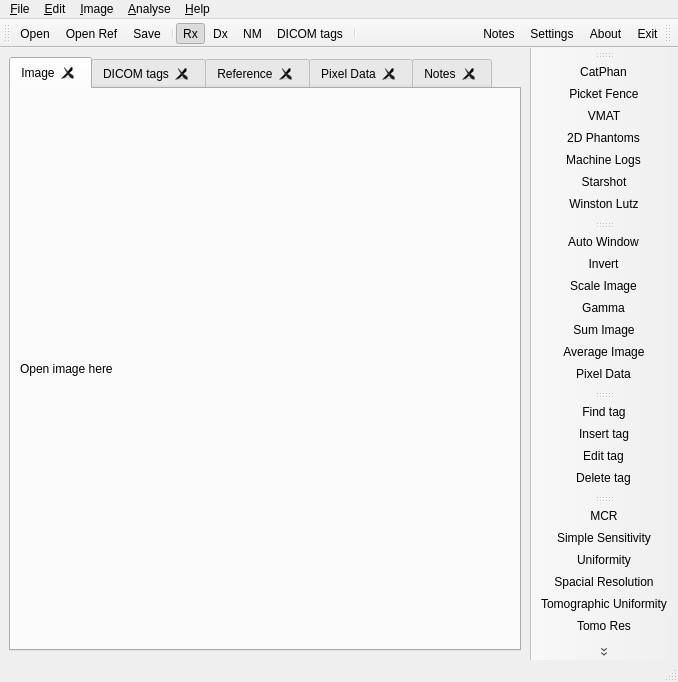
<?xml version="1.0" encoding="UTF-8"?>
<ui version="4.0">
 <class>LinaQAForm</class>
 <widget class="QMainWindow" name="LinaQAForm">
  <property name="geometry">
   <rect>
    <x>0</x>
    <y>0</y>
    <width>678</width>
    <height>682</height>
   </rect>
  </property>
  <property name="acceptDrops">
   <bool>true</bool>
  </property>
  <property name="windowTitle">
   <string>LinaQA</string>
  </property>
  <property name="windowIcon">
   <iconset resource="LinaQA.qrc">
    <normaloff>:/Icons/Icons/LinacToolkit.png</normaloff>:/Icons/Icons/LinacToolkit.png</iconset>
  </property>
  <property name="iconSize">
   <size>
    <width>32</width>
    <height>32</height>
   </size>
  </property>
  <widget class="QWidget" name="centralwidget">
   <property name="acceptDrops">
    <bool>true</bool>
   </property>
   <layout class="QVBoxLayout" name="verticalLayout">
    <item>
     <widget class="QTabWidget" name="tabWidget">
      <property name="currentIndex">
       <number>0</number>
      </property>
      <property name="tabsClosable">
       <bool>true</bool>
      </property>
      <property name="tabBarAutoHide">
       <bool>false</bool>
      </property>
      <widget class="QWidget" name="tab">
       <property name="acceptDrops">
        <bool>true</bool>
       </property>
       <attribute name="title">
        <string>Image</string>
       </attribute>
       <layout class="QHBoxLayout" name="horizontalLayout">
        <item>
         <widget class="QLabel" name="qlImage">
          <property name="sizePolicy">
           <sizepolicy hsizetype="Ignored" vsizetype="Ignored">
            <horstretch>0</horstretch>
            <verstretch>0</verstretch>
           </sizepolicy>
          </property>
          <property name="acceptDrops">
           <bool>true</bool>
          </property>
          <property name="text">
           <string>Open image here</string>
          </property>
         </widget>
        </item>
       </layout>
      </widget>
      <widget class="QWidget" name="tab_2">
       <attribute name="title">
        <string>DICOM tags</string>
       </attribute>
       <layout class="QVBoxLayout" name="verticalLayout_2">
        <item>
         <widget class="QFrame" name="fsearchbar">
          <property name="enabled">
           <bool>true</bool>
          </property>
          <property name="sizePolicy">
           <sizepolicy hsizetype="Preferred" vsizetype="Fixed">
            <horstretch>0</horstretch>
            <verstretch>0</verstretch>
           </sizepolicy>
          </property>
          <property name="minimumSize">
           <size>
            <width>0</width>
            <height>50</height>
           </size>
          </property>
          <property name="autoFillBackground">
           <bool>false</bool>
          </property>
          <property name="frameShape">
           <enum>QFrame::StyledPanel</enum>
          </property>
          <property name="frameShadow">
           <enum>QFrame::Raised</enum>
          </property>
          <layout class="QHBoxLayout" name="horizontalLayout_2">
           <item>
            <widget class="QLabel" name="label">
             <property name="text">
              <string>Filter DICOM tags:</string>
             </property>
             <property name="scaledContents">
              <bool>true</bool>
             </property>
            </widget>
           </item>
           <item>
            <widget class="QLineEdit" name="qle_filter_tag">
             <property name="clearButtonEnabled">
              <bool>true</bool>
             </property>
            </widget>
           </item>
          </layout>
         </widget>
        </item>
        <item>
         <widget class="QTreeView" name="treeView">
          <property name="sizePolicy">
           <sizepolicy hsizetype="Expanding" vsizetype="Expanding">
            <horstretch>0</horstretch>
            <verstretch>0</verstretch>
           </sizepolicy>
          </property>
          <property name="contextMenuPolicy">
           <enum>Qt::ActionsContextMenu</enum>
          </property>
          <property name="selectionMode">
           <enum>QAbstractItemView::MultiSelection</enum>
          </property>
          <attribute name="headerStretchLastSection">
           <bool>false</bool>
          </attribute>
         </widget>
        </item>
       </layout>
      </widget>
      <widget class="QWidget" name="tab_3">
       <attribute name="title">
        <string>Reference</string>
       </attribute>
       <layout class="QVBoxLayout" name="verticalLayout_3">
        <item>
         <widget class="QLabel" name="qlRef">
          <property name="text">
           <string>TextLabel</string>
          </property>
         </widget>
        </item>
       </layout>
      </widget>
      <widget class="QWidget" name="tab_4">
       <attribute name="title">
        <string>Pixel Data</string>
       </attribute>
       <layout class="QHBoxLayout" name="horizontalLayout_3">
        <item>
         <widget class="QTableView" name="qtvPixelData"/>
        </item>
       </layout>
      </widget>
      <widget class="QWidget" name="tab_5">
       <attribute name="title">
        <string>Notes</string>
       </attribute>
       <layout class="QHBoxLayout" name="horizontalLayout_4">
        <item>
         <widget class="QTextEdit" name="pte_notes">
          <property name="placeholderText">
           <string>Enter notes here</string>
          </property>
         </widget>
        </item>
       </layout>
      </widget>
     </widget>
    </item>
   </layout>
  </widget>
  <widget class="QMenuBar" name="menubar">
   <property name="geometry">
    <rect>
     <x>0</x>
     <y>0</y>
     <width>678</width>
     <height>30</height>
    </rect>
   </property>
   <widget class="QMenu" name="menu_File">
    <property name="title">
     <string>&amp;File</string>
    </property>
    <addaction name="action_Open"/>
    <addaction name="action_Open_Ref"/>
    <addaction name="action_Save"/>
    <addaction name="action_Save_as"/>
    <addaction name="action_Save_all"/>
   </widget>
   <widget class="QMenu" name="menu_Image">
    <property name="title">
     <string>&amp;Image</string>
    </property>
    <addaction name="action_Auto_Window"/>
    <addaction name="action_Invert"/>
    <addaction name="action_Gamma"/>
    <addaction name="action_Sum_Image"/>
   </widget>
   <widget class="QMenu" name="menu_Analyse">
    <property name="title">
     <string>&amp;Analyse</string>
    </property>
    <addaction name="action_2DPhantoms"/>
    <addaction name="action_CatPhan"/>
    <addaction name="action_Machine_Logs"/>
    <addaction name="action_Picket_Fence"/>
    <addaction name="action_Starshot"/>
    <addaction name="action_VMAT"/>
    <addaction name="action_Winston_Lutz"/>
   </widget>
   <widget class="QMenu" name="menu_Help">
    <property name="title">
     <string>&amp;Help</string>
    </property>
    <addaction name="action_About"/>
    <addaction name="action_PylinacH"/>
    <addaction name="action_PyDicomH"/>
   </widget>
   <widget class="QMenu" name="menuEdit">
    <property name="title">
     <string>&amp;Edit</string>
    </property>
    <addaction name="action_DICOM_tags"/>
    <addaction name="action_Pixel_Data"/>
    <addaction name="action_Notes"/>
    <addaction name="separator"/>
    <addaction name="action_Find_tag"/>
    <addaction name="action_Insert_tag"/>
    <addaction name="action_Edit_tag"/>
    <addaction name="action_Delete_tag"/>
    <addaction name="separator"/>
    <addaction name="action_Settings"/>
   </widget>
   <addaction name="menu_File"/>
   <addaction name="menuEdit"/>
   <addaction name="menu_Image"/>
   <addaction name="menu_Analyse"/>
   <addaction name="menu_Help"/>
  </widget>
  <widget class="QStatusBar" name="statusbar"/>
  <widget class="QToolBar" name="toolBar_Left">
   <property name="windowTitle">
    <string>toolBar</string>
   </property>
   <property name="iconSize">
    <size>
     <width>32</width>
     <height>32</height>
    </size>
   </property>
   <attribute name="toolBarArea">
    <enum>TopToolBarArea</enum>
   </attribute>
   <attribute name="toolBarBreak">
    <bool>false</bool>
   </attribute>
   <addaction name="action_Open"/>
   <addaction name="action_Open_Ref"/>
   <addaction name="action_Save"/>
   <addaction name="separator"/>
   <addaction name="action_Rx_Toolbar"/>
   <addaction name="action_Dx_Toolbar"/>
   <addaction name="action_NM_Toolbar"/>
   <addaction name="action_DICOM_tags"/>
   <addaction name="separator"/>
  </widget>
  <widget class="QToolBar" name="toolBar_Right">
   <property name="windowTitle">
    <string>toolBar_2</string>
   </property>
   <property name="layoutDirection">
    <enum>Qt::RightToLeft</enum>
   </property>
   <property name="iconSize">
    <size>
     <width>32</width>
     <height>32</height>
    </size>
   </property>
   <attribute name="toolBarArea">
    <enum>TopToolBarArea</enum>
   </attribute>
   <attribute name="toolBarBreak">
    <bool>false</bool>
   </attribute>
   <addaction name="action_Exit"/>
   <addaction name="action_About"/>
   <addaction name="action_Settings"/>
   <addaction name="action_Notes"/>
  </widget>
  <widget class="QToolBar" name="toolBar_Rx">
   <property name="sizePolicy">
    <sizepolicy hsizetype="Fixed" vsizetype="Preferred">
     <horstretch>0</horstretch>
     <verstretch>0</verstretch>
    </sizepolicy>
   </property>
   <property name="windowTitle">
    <string>toolBar</string>
   </property>
   <property name="allowedAreas">
    <set>Qt::AllToolBarAreas</set>
   </property>
   <property name="iconSize">
    <size>
     <width>110</width>
     <height>32</height>
    </size>
   </property>
   <attribute name="toolBarArea">
    <enum>RightToolBarArea</enum>
   </attribute>
   <attribute name="toolBarBreak">
    <bool>false</bool>
   </attribute>
   <addaction name="action_CatPhan"/>
   <addaction name="action_Picket_Fence"/>
   <addaction name="action_VMAT"/>
   <addaction name="action_2DPhantoms"/>
   <addaction name="action_Machine_Logs"/>
   <addaction name="action_Starshot"/>
   <addaction name="action_Winston_Lutz"/>
  </widget>
  <widget class="QToolBar" name="toolBar_Dx">
   <property name="windowTitle">
    <string>toolBar</string>
   </property>
   <attribute name="toolBarArea">
    <enum>RightToolBarArea</enum>
   </attribute>
   <attribute name="toolBarBreak">
    <bool>false</bool>
   </attribute>
   <addaction name="action_Auto_Window"/>
   <addaction name="action_Invert"/>
   <addaction name="action_Scale_Image"/>
   <addaction name="action_Gamma"/>
   <addaction name="action_Sum_Image"/>
   <addaction name="action_Ave_Image"/>
   <addaction name="action_Pixel_Data"/>
  </widget>
  <widget class="QToolBar" name="toolBar_DCM">
   <property name="windowTitle">
    <string>toolBar</string>
   </property>
   <attribute name="toolBarArea">
    <enum>RightToolBarArea</enum>
   </attribute>
   <attribute name="toolBarBreak">
    <bool>false</bool>
   </attribute>
   <addaction name="action_Find_tag"/>
   <addaction name="action_Insert_tag"/>
   <addaction name="action_Edit_tag"/>
   <addaction name="action_Delete_tag"/>
  </widget>
  <widget class="QToolBar" name="toolBar_NM">
   <property name="windowTitle">
    <string>toolBar</string>
   </property>
   <attribute name="toolBarArea">
    <enum>RightToolBarArea</enum>
   </attribute>
   <attribute name="toolBarBreak">
    <bool>false</bool>
   </attribute>
   <addaction name="action_MCR"/>
   <addaction name="action_Simple_Sens"/>
   <addaction name="action_Uniformity"/>
   <addaction name="action_Spatial_Res"/>
   <addaction name="action_Tomo_Uni"/>
   <addaction name="action_Tomo_Res"/>
   <addaction name="action_COR"/>
   <addaction name="action_Tomo_Contrast"/>
  </widget>
  <action name="action_Open">
   <property name="icon">
    <iconset resource="LinaQA.qrc">
     <normaloff>:/Icons/Icons/OpenImage.xpm</normaloff>:/Icons/Icons/OpenImage.xpm</iconset>
   </property>
   <property name="text">
    <string>&amp;Open</string>
   </property>
   <property name="toolTip">
    <string>Open image(s)</string>
   </property>
  </action>
  <action name="action_Open_Ref">
   <property name="icon">
    <iconset resource="LinaQA.qrc">
     <normaloff>:/Icons/Icons/OpenRef.png</normaloff>:/Icons/Icons/OpenRef.png</iconset>
   </property>
   <property name="text">
    <string>Open &amp;Ref</string>
   </property>
   <property name="toolTip">
    <string>Open reference image</string>
   </property>
  </action>
  <action name="action_Auto_Window">
   <property name="icon">
    <iconset resource="LinaQA.qrc">
     <normaloff>:/Icons/Icons/AutoWindow.xpm</normaloff>:/Icons/Icons/AutoWindow.xpm</iconset>
   </property>
   <property name="text">
    <string>Auto &amp;Window</string>
   </property>
  </action>
  <action name="action_Invert">
   <property name="checkable">
    <bool>true</bool>
   </property>
   <property name="icon">
    <iconset resource="LinaQA.qrc">
     <normaloff>:/Icons/Icons/Invert.xpm</normaloff>:/Icons/Icons/Invert.xpm</iconset>
   </property>
   <property name="text">
    <string>&amp;Invert</string>
   </property>
  </action>
  <action name="action_CatPhan">
   <property name="icon">
    <iconset resource="LinaQA.qrc">
     <normaloff>:/Icons/Icons/Catphan.png</normaloff>:/Icons/Icons/Catphan.png</iconset>
   </property>
   <property name="text">
    <string>CatPhan</string>
   </property>
   <property name="toolTip">
    <string>Analyse 3D Phantoms</string>
   </property>
   <property name="shortcutContext">
    <enum>Qt::WindowShortcut</enum>
   </property>
  </action>
  <action name="action_2DPhantoms">
   <property name="icon">
    <iconset resource="LinaQA.qrc">
     <normaloff>:/Icons/Icons/LasVegas.png</normaloff>:/Icons/Icons/LasVegas.png</iconset>
   </property>
   <property name="text">
    <string>2D Phantoms</string>
   </property>
   <property name="toolTip">
    <string>Analyse 2D Phantoms</string>
   </property>
  </action>
  <action name="action_VMAT">
   <property name="icon">
    <iconset resource="LinaQA.qrc">
     <normaloff>:/Icons/Icons/Vmat.xpm</normaloff>:/Icons/Icons/Vmat.xpm</iconset>
   </property>
   <property name="text">
    <string>VMAT</string>
   </property>
   <property name="toolTip">
    <string>Analyse VMAT parameters</string>
   </property>
  </action>
  <action name="action_Machine_Logs">
   <property name="icon">
    <iconset resource="LinaQA.qrc">
     <normaloff>:/Icons/Icons/MachineLog.png</normaloff>:/Icons/Icons/MachineLog.png</iconset>
   </property>
   <property name="text">
    <string>Machine Logs</string>
   </property>
   <property name="toolTip">
    <string>Analyse machine logs</string>
   </property>
  </action>
  <action name="action_Starshot">
   <property name="icon">
    <iconset resource="LinaQA.qrc">
     <normaloff>:/Icons/Icons/Starshot.png</normaloff>:/Icons/Icons/Starshot.png</iconset>
   </property>
   <property name="text">
    <string>Starshot</string>
   </property>
   <property name="toolTip">
    <string>Analyse starshot images</string>
   </property>
  </action>
  <action name="action_Winston_Lutz">
   <property name="icon">
    <iconset resource="LinaQA.qrc">
     <normaloff>:/Icons/Icons/W-L.png</normaloff>:/Icons/Icons/W-L.png</iconset>
   </property>
   <property name="text">
    <string>Winston Lutz</string>
   </property>
   <property name="toolTip">
    <string>Analyse Winston-Lutz images</string>
   </property>
  </action>
  <action name="action_Picket_Fence">
   <property name="icon">
    <iconset resource="LinaQA.qrc">
     <normaloff>:/Icons/Icons/PicketFence.xpm</normaloff>:/Icons/Icons/PicketFence.xpm</iconset>
   </property>
   <property name="text">
    <string>Picket Fence</string>
   </property>
   <property name="toolTip">
    <string>Analyse picket fence image</string>
   </property>
  </action>
  <action name="action_Settings">
   <property name="icon">
    <iconset resource="LinaQA.qrc">
     <normaloff>:/Icons/Icons/Settings.png</normaloff>:/Icons/Icons/Settings.png</iconset>
   </property>
   <property name="text">
    <string>Settings</string>
   </property>
   <property name="toolTip">
    <string>Set default values</string>
   </property>
  </action>
  <action name="action_Exit">
   <property name="icon">
    <iconset resource="LinaQA.qrc">
     <normaloff>:/Icons/Icons/Exit.xpm</normaloff>:/Icons/Icons/Exit.xpm</iconset>
   </property>
   <property name="text">
    <string>Exit</string>
   </property>
   <property name="toolTip">
    <string>Exit LinaQA</string>
   </property>
  </action>
  <action name="action_About">
   <property name="icon">
    <iconset resource="LinaQA.qrc">
     <normaloff>:/Icons/Icons/Help.png</normaloff>:/Icons/Icons/Help.png</iconset>
   </property>
   <property name="text">
    <string>&amp;About</string>
   </property>
   <property name="toolTip">
    <string>About LinaQA</string>
   </property>
  </action>
  <action name="action_PylinacH">
   <property name="text">
    <string>Pylinac documentation</string>
   </property>
  </action>
  <action name="action_PyDicomH">
   <property name="text">
    <string>PyDicom documentation</string>
   </property>
  </action>
  <action name="action_DICOM_tags">
   <property name="checkable">
    <bool>true</bool>
   </property>
   <property name="icon">
    <iconset resource="LinaQA.qrc">
     <normaloff>:/Icons/Icons/DCMtags.png</normaloff>:/Icons/Icons/DCMtags.png</iconset>
   </property>
   <property name="text">
    <string>DICOM tags</string>
   </property>
   <property name="toolTip">
    <string>Show/hide DICOM toolbar and tags</string>
   </property>
  </action>
  <action name="action_Gamma">
   <property name="checkable">
    <bool>false</bool>
   </property>
   <property name="icon">
    <iconset resource="LinaQA.qrc">
     <normaloff>:/Icons/Icons/Gamma.png</normaloff>:/Icons/Icons/Gamma.png</iconset>
   </property>
   <property name="text">
    <string>&amp;Gamma</string>
   </property>
   <property name="toolTip">
    <string>Calculate Gamma difference</string>
   </property>
  </action>
  <action name="action_Pixel_Data">
   <property name="checkable">
    <bool>true</bool>
   </property>
   <property name="icon">
    <iconset resource="LinaQA.qrc">
     <normaloff>:/Icons/Icons/TableEdit.png</normaloff>:/Icons/Icons/TableEdit.png</iconset>
   </property>
   <property name="text">
    <string>Pixel Data</string>
   </property>
   <property name="toolTip">
    <string>Edit pixel data</string>
   </property>
  </action>
  <action name="action_Save">
   <property name="icon">
    <iconset resource="LinaQA.qrc">
     <normaloff>:/Icons/Icons/Save.png</normaloff>:/Icons/Icons/Save.png</iconset>
   </property>
   <property name="text">
    <string>Save</string>
   </property>
   <property name="toolTip">
    <string>Save image</string>
   </property>
  </action>
  <action name="action_Copy">
   <property name="text">
    <string>Copy</string>
   </property>
   <property name="toolTip">
    <string>Copy DICOM tag</string>
   </property>
   <property name="shortcut">
    <string>Ctrl+C</string>
   </property>
  </action>
  <action name="action_Select_all">
   <property name="text">
    <string>Select all</string>
   </property>
   <property name="toolTip">
    <string>Select all tags</string>
   </property>
   <property name="shortcut">
    <string>Ctrl+A</string>
   </property>
  </action>
  <action name="action_Clear_selection">
   <property name="text">
    <string>Clear selection</string>
   </property>
   <property name="toolTip">
    <string>Unselect DICOM tags</string>
   </property>
   <property name="shortcut">
    <string>Ctrl+U</string>
   </property>
  </action>
  <action name="action_Find_tag">
   <property name="checkable">
    <bool>true</bool>
   </property>
   <property name="enabled">
    <bool>true</bool>
   </property>
   <property name="icon">
    <iconset resource="LinaQA.qrc">
     <normaloff>:/Icons/Icons/SearchTag.png</normaloff>:/Icons/Icons/SearchTag.png</iconset>
   </property>
   <property name="text">
    <string>Find tag</string>
   </property>
   <property name="toolTip">
    <string>Find DICOM tags</string>
   </property>
   <property name="shortcut">
    <string>Ctrl+F</string>
   </property>
   <property name="visible">
    <bool>true</bool>
   </property>
  </action>
  <action name="action_Expand_all">
   <property name="text">
    <string>Expand all</string>
   </property>
   <property name="toolTip">
    <string>Expand all nested DICOM tags</string>
   </property>
  </action>
  <action name="action_Collapse_all">
   <property name="text">
    <string>Collapse all</string>
   </property>
   <property name="toolTip">
    <string>Collapse all nested DICOM tags</string>
   </property>
  </action>
  <action name="action_Insert_tag">
   <property name="enabled">
    <bool>true</bool>
   </property>
   <property name="icon">
    <iconset resource="LinaQA.qrc">
     <normaloff>:/Icons/Icons/AddTag.png</normaloff>:/Icons/Icons/AddTag.png</iconset>
   </property>
   <property name="text">
    <string>Insert tag</string>
   </property>
   <property name="toolTip">
    <string>Add DICOM tag</string>
   </property>
   <property name="visible">
    <bool>true</bool>
   </property>
  </action>
  <action name="action_Delete_tag">
   <property name="enabled">
    <bool>true</bool>
   </property>
   <property name="icon">
    <iconset resource="LinaQA.qrc">
     <normaloff>:/Icons/Icons/DelTag.png</normaloff>:/Icons/Icons/DelTag.png</iconset>
   </property>
   <property name="text">
    <string>Delete tag</string>
   </property>
   <property name="toolTip">
    <string>Remove DICOM tag</string>
   </property>
   <property name="visible">
    <bool>true</bool>
   </property>
  </action>
  <action name="action_Edit_tag">
   <property name="enabled">
    <bool>true</bool>
   </property>
   <property name="icon">
    <iconset resource="LinaQA.qrc">
     <normaloff>:/Icons/Icons/EditTag.png</normaloff>:/Icons/Icons/EditTag.png</iconset>
   </property>
   <property name="text">
    <string>Edit tag</string>
   </property>
   <property name="toolTip">
    <string>Change DICOM tag</string>
   </property>
   <property name="visible">
    <bool>true</bool>
   </property>
  </action>
  <action name="action_Save_as">
   <property name="text">
    <string>Save as</string>
   </property>
   <property name="toolTip">
    <string>Save file as</string>
   </property>
  </action>
  <action name="action_Notes">
   <property name="checkable">
    <bool>true</bool>
   </property>
   <property name="icon">
    <iconset resource="LinaQA.qrc">
     <normaloff>:/Icons/Icons/EditNotes.png</normaloff>:/Icons/Icons/EditNotes.png</iconset>
   </property>
   <property name="text">
    <string>Notes</string>
   </property>
   <property name="toolTip">
    <string>Edit user note</string>
   </property>
  </action>
  <action name="action_Save_all">
   <property name="text">
    <string>Save all</string>
   </property>
   <property name="toolTip">
    <string>Save all images</string>
   </property>
  </action>
  <action name="action_Rx_Toolbar">
   <property name="checkable">
    <bool>true</bool>
   </property>
   <property name="checked">
    <bool>true</bool>
   </property>
   <property name="icon">
    <iconset resource="LinaQA.qrc">
     <normaloff>:/Icons/Icons/LinacIcon.png</normaloff>:/Icons/Icons/LinacIcon.png</iconset>
   </property>
   <property name="text">
    <string>Rx</string>
   </property>
   <property name="toolTip">
    <string>Show/hide radiotherapy toolbar</string>
   </property>
  </action>
  <action name="action_Dx_Toolbar">
   <property name="checkable">
    <bool>true</bool>
   </property>
   <property name="checked">
    <bool>false</bool>
   </property>
   <property name="icon">
    <iconset resource="LinaQA.qrc">
     <normaloff>:/Icons/Icons/X-rayIcon.png</normaloff>:/Icons/Icons/X-rayIcon.png</iconset>
   </property>
   <property name="text">
    <string>Dx</string>
   </property>
   <property name="toolTip">
    <string>Show/hide imaging toolbar</string>
   </property>
   <property name="visible">
    <bool>true</bool>
   </property>
  </action>
  <action name="action_Sum_Image">
   <property name="icon">
    <iconset resource="LinaQA.qrc">
     <normaloff>:/Icons/Icons/ImageSum.png</normaloff>:/Icons/Icons/ImageSum.png</iconset>
   </property>
   <property name="text">
    <string>Sum Image</string>
   </property>
   <property name="toolTip">
    <string>Sum images</string>
   </property>
  </action>
  <action name="action_Scale_Image">
   <property name="icon">
    <iconset resource="LinaQA.qrc">
     <normaloff>:/Icons/Icons/ScaleImage.png</normaloff>:/Icons/Icons/ScaleImage.png</iconset>
   </property>
   <property name="text">
    <string>Scale Image</string>
   </property>
   <property name="toolTip">
    <string>Scale image maximum</string>
   </property>
  </action>
  <action name="action_NM_Toolbar">
   <property name="checkable">
    <bool>true</bool>
   </property>
   <property name="icon">
    <iconset resource="LinaQA.qrc">
     <normaloff>:/Icons/Icons/GammaCamera.png</normaloff>:/Icons/Icons/GammaCamera.png</iconset>
   </property>
   <property name="text">
    <string>NM</string>
   </property>
   <property name="toolTip">
    <string>Show/hide nuclear medicine toolbar</string>
   </property>
  </action>
  <action name="action_MCR">
   <property name="icon">
    <iconset resource="LinaQA.qrc">
     <normaloff>:/Icons/Icons/MaxCount.png</normaloff>:/Icons/Icons/MaxCount.png</iconset>
   </property>
   <property name="text">
    <string>MCR</string>
   </property>
   <property name="toolTip">
    <string>Calculate maximum count rate</string>
   </property>
  </action>
  <action name="action_Uniformity">
   <property name="icon">
    <iconset resource="LinaQA.qrc">
     <normaloff>:/Icons/Icons/UniSmall.png</normaloff>:/Icons/Icons/UniSmall.png</iconset>
   </property>
   <property name="text">
    <string>Uniformity</string>
   </property>
   <property name="toolTip">
    <string>Calculate planar uniformity </string>
   </property>
  </action>
  <action name="action_Ave_Image">
   <property name="icon">
    <iconset resource="LinaQA.qrc">
     <normaloff>:/Icons/Icons/ImageAve.png</normaloff>:/Icons/Icons/ImageAve.png</iconset>
   </property>
   <property name="text">
    <string>Average Image</string>
   </property>
   <property name="toolTip">
    <string>Average images</string>
   </property>
  </action>
  <action name="action_Tomo_Uni">
   <property name="icon">
    <iconset resource="LinaQA.qrc">
     <normaloff>:/Icons/Icons/TomoUniSmall.png</normaloff>:/Icons/Icons/TomoUniSmall.png</iconset>
   </property>
   <property name="text">
    <string>Tomographic Uniformity</string>
   </property>
   <property name="toolTip">
    <string>Calculate tomographic uniformity</string>
   </property>
  </action>
  <action name="action_Tomo_Res">
   <property name="icon">
    <iconset resource="LinaQA.qrc">
     <normaloff>:/Icons/Icons/TomoRes.png</normaloff>:/Icons/Icons/TomoRes.png</iconset>
   </property>
   <property name="text">
    <string>Tomo Res</string>
   </property>
   <property name="toolTip">
    <string>Calculate tomographic resolution</string>
   </property>
  </action>
  <action name="action_COR">
   <property name="icon">
    <iconset resource="LinaQA.qrc">
     <normaloff>:/Icons/Icons/COR.png</normaloff>:/Icons/Icons/COR.png</iconset>
   </property>
   <property name="text">
    <string>COR</string>
   </property>
   <property name="toolTip">
    <string>Calculate centre of rotation</string>
   </property>
  </action>
  <action name="action_Simple_Sens">
   <property name="icon">
    <iconset resource="LinaQA.qrc">
     <normaloff>:/Icons/Icons/SimpleSensitivity.png</normaloff>:/Icons/Icons/SimpleSensitivity.png</iconset>
   </property>
   <property name="text">
    <string>Simple Sensitivity</string>
   </property>
   <property name="toolTip">
    <string>Calculate simple sensitivity</string>
   </property>
  </action>
  <action name="action_Spatial_Res">
   <property name="icon">
    <iconset resource="LinaQA.qrc">
     <normaloff>:/Icons/Icons/SpatialRes.png</normaloff>:/Icons/Icons/SpatialRes.png</iconset>
   </property>
   <property name="text">
    <string>Spacial Resolution</string>
   </property>
   <property name="toolTip">
    <string>Calculate spatial resolution</string>
   </property>
  </action>
  <action name="action_Tomo_Contrast">
   <property name="icon">
    <iconset resource="LinaQA.qrc">
     <normaloff>:/Icons/Icons/TomoContrast.png</normaloff>:/Icons/Icons/TomoContrast.png</iconset>
   </property>
   <property name="text">
    <string>Tomo Contrast</string>
   </property>
   <property name="toolTip">
    <string>Calculate tomographic contrast</string>
   </property>
  </action>
 </widget>
 <resources>
  <include location="LinaQA.qrc"/>
 </resources>
 <connections>
  <connection>
   <sender>action_Exit</sender>
   <signal>triggered()</signal>
   <receiver>LinaQAForm</receiver>
   <slot>close()</slot>
   <hints>
    <hint type="sourcelabel">
     <x>-1</x>
     <y>-1</y>
    </hint>
    <hint type="destinationlabel">
     <x>350</x>
     <y>379</y>
    </hint>
   </hints>
  </connection>
 </connections>
</ui>
